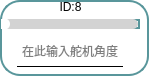
       <widget class="QFrame" name="frame_8">
        <property name="enabled">
         <bool>true</bool>
        </property>
        <property name="layoutDirection">
         <enum>Qt::RightToLeft</enum>
        </property>
        <property name="styleSheet">
         <string notr="true">* {
  background: white; /* 背景改为白色 */
  border: 2px solid #59969b; /* 使用与滑块一致的颜色 */
  border-radius: 20px;
}

</string>
        </property>
        <property name="frameShape">
         <enum>QFrame::StyledPanel</enum>
        </property>
        <property name="frameShadow">
         <enum>QFrame::Raised</enum>
        </property>
        <widget class="QLineEdit" name="lineEdit_servo8">
         <property name="enabled">
          <bool>true</bool>
         </property>
         <property name="geometry">
          <rect>
           <x>17</x>
           <y>36</y>
           <width>106</width>
           <height>31</height>
          </rect>
         </property>
         <property name="maximumSize">
          <size>
           <width>120</width>
           <height>16777215</height>
          </size>
         </property>
         <property name="layoutDirection">
          <enum>Qt::LeftToRight</enum>
         </property>
         <property name="styleSheet">
          <string notr="true">QLineEdit {
            border-top: none;
            border-left: none;
            border-right: none;
            border-bottom: 1px solid black;
            background-color: transparent;
        }
        
        QLineEdit:focus {
            border-bottom: 1px solid #2a70f4;
        }</string>
         </property>
         <property name="alignment">
          <set>Qt::AlignCenter</set>
         </property>
         <property name="placeholderText">
          <string>在此输入舵机角度</string>
         </property>
        </widget>
        <widget class="QLabel" name="label_id8">
         <property name="geometry">
          <rect>
           <x>1</x>
           <y>2</y>
           <width>139</width>
           <height>10</height>
          </rect>
         </property>
         <property name="minimumSize">
          <size>
           <width>0</width>
           <height>10</height>
          </size>
         </property>
         <property name="maximumSize">
          <size>
           <width>16777215</width>
           <height>10</height>
          </size>
         </property>
         <property name="styleSheet">
          <string notr="true">QLabel{border: none; /* 去掉控件的边框 */}
QLabel{background: none; /* 去掉控件的边框 */}</string>
         </property>
         <property name="text">
          <string>ID:8</string>
         </property>
         <property name="alignment">
          <set>Qt::AlignCenter</set>
         </property>
        </widget>
        <widget class="QSlider" name="Slider_Servo8">
         <property name="geometry">
          <rect>
           <x>1</x>
           <y>19</y>
           <width>139</width>
           <height>10</height>
          </rect>
         </property>
         <property name="maximumSize">
          <size>
           <width>16777215</width>
           <height>10</height>
          </size>
         </property>
         <property name="layoutDirection">
          <enum>Qt::LeftToRight</enum>
         </property>
         <property name="styleSheet">
          <string notr="true">QSlider::groove:horizontal {
    border: none;
    height: 10px;
    background-color: lightgray;
    border-radius: 5px;
}

QSlider::handle:horizontal {
    width: 12px; /* 增大滑块的宽度 */
    margin: -1px 0px -1px -5px;
    border-radius: 6px; /* 也可以调整圆角半径以匹配滑块的大小 */
    background-color: white;
}

QSlider::sub-page:horizontal {
    background-color: qlineargradient(x1:0, y1:0, x2:1, y2:1, stop:0 #59969b, stop:1 #04e7fa);
    border-radius: 5px;
}
</string>
         </property>
         <property name="minimum">
          <number>0</number>
         </property>
         <property name="maximum">
          <number>240</number>
         </property>
         <property name="orientation">
          <enum>Qt::Horizontal</enum>
         </property>
         <property name="invertedAppearance">
          <bool>false</bool>
         </property>
         <property name="tickPosition">
          <enum>QSlider::NoTicks</enum>
         </property>
         <property name="tickInterval">
          <number>1</number>
         </property>
        </widget>
       </widget>
